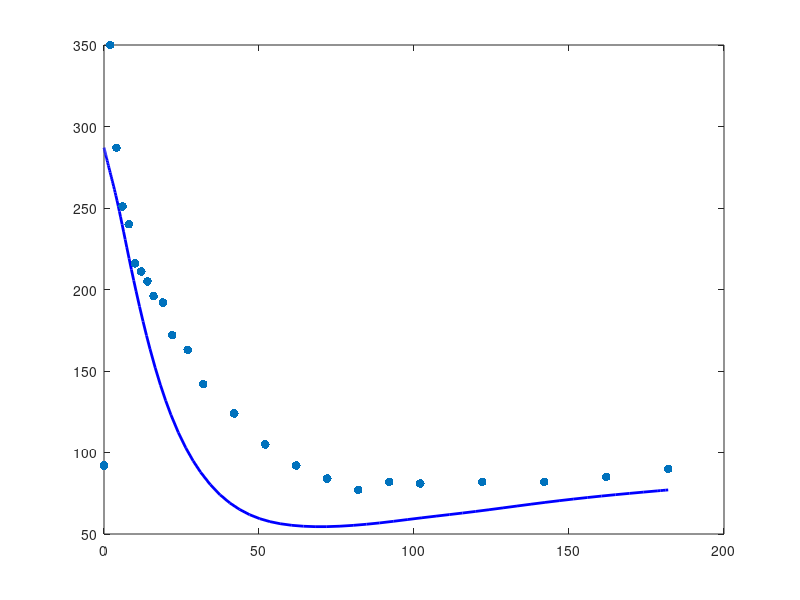

The MATLAB script that drew this image: (Note: this script raises an error after producing the figure.)
% Author: Corlene Maass & Zenae de Villiers 
% Course: Biomathematics 378
% Kerner's Model 
%--------------------------------------------------

% Required:
% MATLAB
% Optimization Toolbox (lsqnonlin)
% swtest.m (included in repository)

%--------------------------------------------------


%% FSIGT DATA (Kerner et al.)

% Sampling times (min)
timeData = [0 2 4 6 8 10 12 14 16 19 22 27 32 42 52 ...
62 72 82 92 102 122 142 162 182]';

% Blood glucose concentrations (mg/dL)
Gdata = [92 350 287 251 240 216 211 205 196 192 172 ...
163 142 124 105 92 84 77 82 81 82 82 85 90]';

% Plasma insulin concentrations (μU/mL)
Idata = [11 26 130 85 51 49 45 41 35 30 30 27 30 22 ...
15 15 11 10 8 11 7 8 8 7]';

%--------------------------------------------------

function dYdt = bergman_glucose(t,Y,p,timeIns,insData,Ib,Gb)

    % State variables
    G = Y(1);     % Blood glucose concentration
    X = Y(2);     % Remote insulin action
    
    % Interpolated plasma insulin input
    I = interp1(timeIns,insData,t,'linear','extrap');
    
    % Parameters
    p1 = p(1);
    p2 = p(2);
    p3 = p(3);
    
    % Bergman minimal model
    dG = p1*(Gb - G) - X*G;
    dX = p3*(I - Ib) - p2*X;
    
    % Return state derivatives
    dYdt = [dG; dX];

end

%--------------------------------------------------

%% Basal values
Gb = Gdata(end);
Ib = Idata(end);

%% Initial parameter estimates
p = [0.0399 0.02 4e-5];

%% Initial conditions
G0 = 287;
X0 = 0;
Y0 = [G0; X0];

%% Solve model
[tSol,Y] = ode45(@(t,Y) ...
    bergman_glucose(t,Y,p,timeData,Idata,Ib,Gb), ...
    [0 182],Y0);

G = Y(:,1);
X = Y(:,2);

%% Glucose profile
figure
plot(tSol,G,'b','LineWidth',2)
hold on
scatter(timeData,Gdata,40,'filled')
yline(Gb,'k--')

xlabel('Time (min)')
ylabel('Glucose (mg/dL)')
title('Kerner Model Simulation')
legend('Model','Data','Basal')
grid on

%% Remote insulin action
figure
plot(tSol,X,'LineWidth',2)

xlabel('Time (min)')
ylabel('X(t)')
title('Remote Insulin Action')
grid on

%--------------------------------------------------

function err = objective_function(p,timeData,Gdata,Idata,Gb,Ib)

    % Initial conditions
    G0 = 287;
    X0 = 0;
    Y0 = [G0; X0];
    
    % Solve model at experimental sampling times
    [~,Y] = ode45(@(t,Y) ...
    bergman_glucose(t,Y,p,timeData,Idata,Ib,Gb), ...
    timeData,Y0);
    
    % Model prediction
    Gmodel = Y(:,1);
    
    % Residual vector
    err = Gmodel - Gdata;

end

%--------------------------------------------------

%% Parameter Estimation

% Initial parameter estimates from Kerner et al.
p0 = [0.0399 0.02 4e-5];

% Parameter bounds
lb = [1e-4 1e-4 1e-8];
ub = [1 1 1e-3];

% Estimate parameters using nonlinear least squares
[p_est,resnorm,residual,exitflag,output,lambda,J] = ...
    lsqnonlin( ...
    @(p) objective_function(p,timeData,Gdata,Idata,Gb,Ib), ...
    p0,lb,ub);

%% Parameter Uncertainty
n = length(Gdata);
k = length(p_est);

sigma2 = resnorm/(n-k);

Cov = sigma2 * pinv(full(J'*J));

SE = sqrt(diag(Cov));

fprintf('\nParameter Estimates (± SE)\n')
fprintf('--------------------------\n')
fprintf('p1    = %.6g ± %.6g\n',p_est(1),SE(1))
fprintf('p2    = %.6g ± %.6g\n',p_est(2),SE(2))
fprintf('p3    = %.6g ± %.6g\n',p_est(3),SE(3))



%% Compare Initial and Final Residual Norms

initialNorm = norm(objective_function(p0,timeData,Gdata,Idata,Gb,Ib));

finalNorm = norm(objective_function(p_est,timeData,Gdata,Idata,Gb,Ib));

fprintf('\nResidual Norms\n')
fprintf('--------------------\n')
fprintf('Initial residual norm = %.4f\n',initialNorm)
fprintf('Final residual norm = %.4f\n',finalNorm)

%% Simulate Model Using Estimated Parameters

[tFit,Yfit] = ode45( ...
    @(t,Y) bergman_glucose(t,Y,p_est,timeData,Idata,Ib,Gb), ...
    timeData,Y0);

Gfit = Yfit(:,1);

%% Plot Fitted Glucose Profile

figure

plot(timeData,Gfit,'b','LineWidth',2)
hold on

scatter(timeData,Gdata,50,'filled')

yline(Gb,'k--')

xlabel('Time (min)')
ylabel('Glucose (mg/dL)')
title('Fitted Kerner Model')
legend('Model Fit','Experimental Data','Basal Glucose')
grid on

%% Clinical Indices

SI = p_est(3)/p_est(2);   % Insulin sensitivity
SG = p_est(1);            % Glucose effectiveness

fprintf('\nClinical Indices\n')
fprintf('--------------------\n')
fprintf('Insulin sensitivity (SI) = %g\n',SI)
fprintf('Glucose effectiveness (SG) = %g\n',SG)

%% Goodness-of-Fit Metrics

% Root Mean Squared Error
RMSE = sqrt(mean((Gfit-Gdata).^2));

% Coefficient of determination
SSres = sum((Gdata-Gfit).^2);
SStot = sum((Gdata-mean(Gdata)).^2);

R2 = 1 - SSres/SStot;

fprintf('\nGoodness-of-Fit Metrics\n')
fprintf('--------------------\n')
fprintf('RMSE = %.3f\n',RMSE)
fprintf('R^2 = %.4f\n',R2)

%% Interpolated Insulin Profile

tt = linspace(0,182,1000);

II = interp1(timeData,Idata,tt,'linear');

figure

plot(tt,II,'LineWidth',2)
hold on

scatter(timeData,Idata,'filled')

xlabel('Time (min)')
ylabel('Insulin (\muU/mL)')
title('Interpolated Insulin Input')
grid on

%% Information Criteria

k = 3;                  % Number of fitted parameters
n = length(Gdata);      % Number of observations

AIC = n*log(SSres/n) + 2*k;
BIC = n*log(SSres/n) + k*log(n);

fprintf('\nInformation Criteria\n')
fprintf('--------------------\n')
fprintf('AIC = %.3f\n',AIC)
fprintf('BIC = %.3f\n',BIC)


%% Distribution and Residual Analysis 

residuals = Gdata - Gfit;


[h,p,W] = swtest(residuals);

fprintf('\nResidual Normality Test\n')
fprintf('--------------------\n')
fprintf('Shapiro-Wilk: W = %.4f, p = %.4g\n',W,p)

figure
plot(timeData,residuals,'o-')
yline(0,'k--')
xlabel('Time')
ylabel('Residual')
title('Residuals vs Time (Kerner Model)')
grid on
